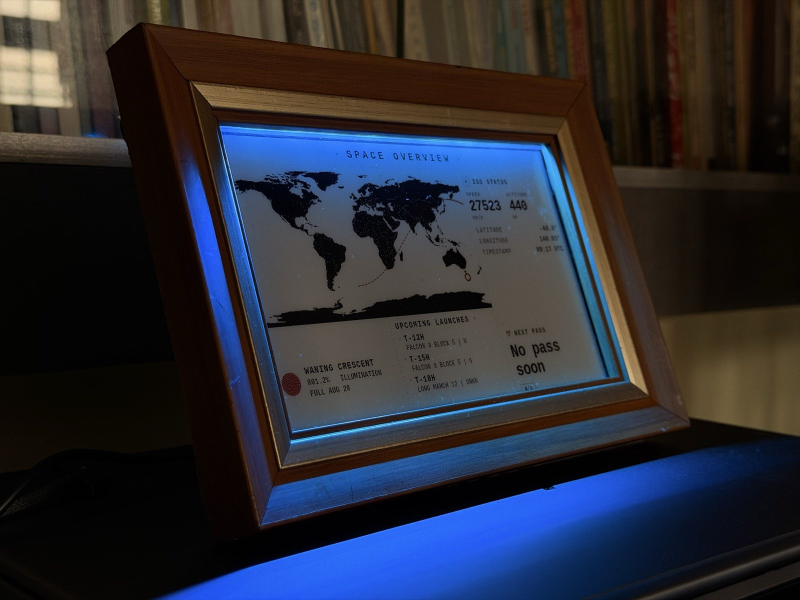
#> input picture images/hero.jpg, 1600 x 1200 px (shown at 1/2 size)
$ python -i zen_logo.py   (imports and definitions only)
#> lines starting #> are read from the running program, lines starting #| are printed output that depends on the picture; after the words box and inside, x2 and y2 are one past the last pixel; in counts of white or black regions, pixels touching at a corner belong together
#> further down, picture is the input picture: PIL image 1600x1200 RGB; mean R, G, B 41.5, 43.3, 53.2
"""
ZenBoard corner mark.

Stamped onto every plugin's output centrally from refresh_task rather than
added to each template: several plugins (ai_image, unsplash, newspaper,
spotify_now_playing) return a PIL image directly and never render HTML, so a
template-level watermark could never cover them.

Artwork
-------
Drop your own file at LOGO_PATH. Anything PIL can open works; transparency is
respected. Optionally add LOGO_PATH_LIGHT for a hand-made version to use on
dark backgrounds - otherwise the light variant is derived automatically by
swapping black and white while leaving red alone.

If neither file exists it falls back to a built-in ensō so the feature still
works out of the box.

Placement
---------
The emptiest of the four corners is chosen per render, and the ink is picked
from that corner's own brightness, so the mark stays visible whether it lands
on blank margin or on top of a photograph.

Everything is snapped to pure black / white / red with a binary alpha. The
panel is tri-colour BWR: soft anti-aliased edges dither into visible noise at
this size, so hard edges look cleaner on the real display.
"""

import logging
import math
import os

from PIL import Image, ImageDraw

logger = logging.getLogger(__name__)

BLACK = (0, 0, 0)
RED = (212, 0, 0)
WHITE = (255, 255, 255)

STATIC_DIR = "/home/zenith/InkyPi/src/static/images"
LOGO_PATH = os.path.join(STATIC_DIR, "zenboard_logo.png")
LOGO_PATH_LIGHT = os.path.join(STATIC_DIR, "zenboard_logo_light.png")

SS = 6                    # supersampling for the fallback mark
_CACHE = {}               # (size, dark_bg, mtime) -> RGBA


# ----------------------------------------------------------------------
# Colour handling
# ----------------------------------------------------------------------

def _snap(img, dark_bg):
    """Pure colours, binary alpha.

    Reddish pixels stay red - it survives on either ground. Everything else
    resolves to a single ink: white on a dark corner, black on a light one.
    Resizing reintroduces greys every time, so this runs after any resize.
    """
    img = img.convert("RGBA")
    px = img.load()
    ink = WHITE if dark_bg else BLACK
    w, h = img.size
    for y in range(h):
        for x in range(w):
            r, g, b, a = px[x, y]
            if a < 110:
                px[x, y] = (0, 0, 0, 0)
            elif r > g + 40 and r > b + 40:
                px[x, y] = RED + (255,)
            else:
                px[x, y] = ink + (255,)
    return img


# [27 lines left out: functions _autocrop, _fit, not called in this run]


# ----------------------------------------------------------------------
# Artwork
# ----------------------------------------------------------------------

def _fallback_enso(size, dark_bg):
    """Built-in mark: an ensō left open, with the accent where the brush
    touched down."""
    s = size * SS
    img = Image.new("RGBA", (s, s), (0, 0, 0, 0))
    d = ImageDraw.Draw(img)
    ink = WHITE if dark_bg else BLACK

    stroke = max(int(s * 0.11), SS)
    pad = stroke // 2 + int(s * 0.06)
    box = (pad, pad, s - pad - 1, s - pad - 1)
    START, END = 288, 243

    d.arc(box, start=START, end=END, fill=ink + (255,), width=stroke)

    cx = cy = s / 2
    r = (box[2] - box[0]) / 2

    def at(a):
        a = math.radians(a)
        return cx + r * math.cos(a), cy + r * math.sin(a)

    rr = stroke / 2
    for ang in (START, END):
        ex, ey = at(ang)
        d.ellipse((ex - rr, ey - rr, ex + rr, ey + rr), fill=ink + (255,))

    gx, gy = at(START)
    dot = stroke * 0.78
    d.ellipse((gx - dot, gy - dot, gx + dot, gy + dot), fill=RED + (255,))

    return _snap(img.resize((size, size), Image.LANCZOS), dark_bg)


def get_logo(size, dark_bg):
    path = LOGO_PATH_LIGHT if (dark_bg and os.path.exists(LOGO_PATH_LIGHT)) else LOGO_PATH
    try:
        mtime = os.path.getmtime(path)
    except OSError:
        path, mtime = None, 0

    key = (size, dark_bg, path, mtime)
    if key in _CACHE:
        return _CACHE[key]

    if path:
        try:
            art = _autocrop(Image.open(path))
            logo = _snap(_fit(art, size), dark_bg)
        except Exception as e:
            logger.warning(f"ZenBoard mark: could not read {path} ({e}), using built-in")
            logo = _fallback_enso(size, dark_bg)
    else:
        logo = _fallback_enso(size, dark_bg)

    _CACHE[key] = logo
    return logo


# ----------------------------------------------------------------------
# Placement
# ----------------------------------------------------------------------

def _is_red_ground(image, box):
    """True when the area under the mark is the red field.

    Needed because the wordmark keeps its red Z and B - red normally reads
    against both black and white, but on a red field those two letters
    disappeared and the mark printed as "en oard.". A red ground is flat, so the
    busyness test that normally triggers the outline scores far too low to catch
    it; the ground has to be identified by hue instead.
    """
    region = image.crop(box).convert("RGB").resize((16, 16), Image.BILINEAR)
    px = list(region.getdata())
    r = sum(p[0] for p in px) / len(px)
    g = sum(p[1] for p in px) / len(px)
    b = sum(p[2] for p in px) / len(px)
    return r > g + 60 and r > b + 60


def _corner_stats(image, box):
    """(busyness, mean brightness) for a region.

    Busyness is the fraction of pixels whose brightness is far from the
    region's own median, so a flat area scores near zero whatever its colour,
    while text or detail scores high.
    """
    region = image.crop(box).convert("L").resize((24, 24), Image.BILINEAR)
    vals = list(region.getdata())
    median = sorted(vals)[len(vals) // 2]
    busy = sum(1 for v in vals if abs(v - median) > 40) / len(vals)
    return busy, sum(vals) / len(vals)


# [23 lines left out: function _with_halo, not called in this run]


def stamp(image, size=40, margin=12, mixed_threshold=0.08, corner="auto"):
    """Composite the mark into a corner. Returns the image.

    corner is "auto" to pick the emptiest, or one of tl/tr/bl/br to pin it.
    Pinning exists because the emptiness score cannot distinguish a small
    heading from a blank margin - on a full-bleed layout the top corners
    measure emptiest precisely *because* their only content is a short line of
    small type, and the mark then lands on it. Where a plugin fills the page
    there is no empty corner to find, only a choice of what to overlap, and
    that is a judgement the score cannot make.
    """
#> called with size = 40, margin = 12, mixed_threshold = 0.08, corner = 'auto'
    try:
        if image.mode != "RGB":
            image = image.convert("RGB")
        w, h = image.size
#> w = 1600; h = 1200
        if w < size * 3 or h < size * 3:
            return image

        pad = size + margin * 2
        boxes = {
            "tl": (0, 0, pad, pad),
            "tr": (w - pad, 0, w, pad),
            "bl": (0, h - pad, pad, h),
            "br": (w - pad, h - pad, w, h),
        }
        scored = {k: _corner_stats(image, b) for k, b in boxes.items()}
#> in _corner_stats, `vals = list(region.getdata())`: vals = 576 values, max 215 at index 34, min 45 at index 387, mean 135.4
#> in _corner_stats, `median = sorted(vals)[len(vals) // 2]`: median = 147
#> in _corner_stats, `busy = sum(1 for v in vals if abs(v - median) > 40) / len(vals)`: busy = 0.833
#> call 2 of _corner_stats, with box = (1536, 0, 1600, 64)
#> in _corner_stats (call 2), `region = image.crop(box).convert("L").resize((24, 24), Image.BILINEAR)`:
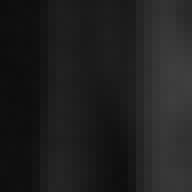
#> region: PIL image 24x24 L (shown 8 times larger); min 13, max 62, mean 31.2
#> in _corner_stats (call 2), `vals = list(region.getdata())`: vals = 576 values, max 62 at index 213, min 13 at index 0, mean 31.18
#> in _corner_stats (call 2), `median = sorted(vals)[len(vals) // 2]`: median = 28
#> in _corner_stats (call 2), `busy = sum(1 for v in vals if abs(v - median) > 40) / len(vals)`: busy = 0
#> call 3 of _corner_stats, with box = (0, 1136, 64, 1200)
#> in _corner_stats (call 3), `region = image.crop(box).convert("L").resize((24, 24), Image.BILINEAR)`:
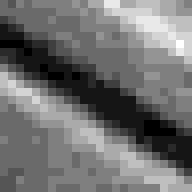
#> region: PIL image 24x24 L (shown 8 times larger); min 0, max 12, mean 5.31; drawn with min black and max white
#> in _corner_stats (call 3), `vals = list(region.getdata())`: vals = 576 values, max 12 at index 142, min 0 at index 120, mean 5.31
#> in _corner_stats (call 3), `median = sorted(vals)[len(vals) // 2]`: median = 5
#> call 4 of _corner_stats, with box = (1536, 1136, 1600, 1200)
#> in _corner_stats (call 4), `region = image.crop(box).convert("L").resize((24, 24), Image.BILINEAR)`:
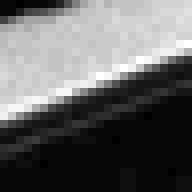
#> region: PIL image 24x24 L (shown 8 times larger); min 0, max 34, mean 13.3; drawn with min black and max white
#> in _corner_stats (call 4), `vals = list(region.getdata())`: vals = 576 values, max 34 at index 143, min 0 at index 2, mean 13.3
#> in _corner_stats (call 4), `median = sorted(vals)[len(vals) // 2]`: median = 6
#> scored = {'tl': (0.833, 135.4), 'tr': (0, 31.18), 'bl': (0, 5.31), 'br': (0, 13.3)}

        # Density alone cannot tell a heading from a blank margin: on a full
        # dashboard the top-left measured *emptiest* and the mark landed on
        # the title. Top corners carry a penalty so they only win when they
        # are dramatically cleaner, and ties fall to the bottom right - the
        # least likely place for a plugin's own heading or branding.
        TOP_PENALTY = 0.06
        order = ["br", "bl", "tr", "tl"]
        if corner in boxes:
            best = corner
        else:
            best = min(order, key=lambda k: (
                round(scored[k][0] + (TOP_PENALTY if k in ("tl", "tr") else 0.0), 3),
                order.index(k)))
#> best = 'br'

        bx = boxes[best]
#> bx = (1536, 1136, 1600, 1200)
        probe = get_logo(size, dark_bg=False)
#> in _fallback_enso, `img = Image.new("RGBA", (s, s), (0, 0, 0, 0))`: img: PIL image 240x240 RGBA; every value is 0
#> in _fallback_enso, `return _snap(img.resize((size, size), Image.LANCZOS), dark_bg)`:
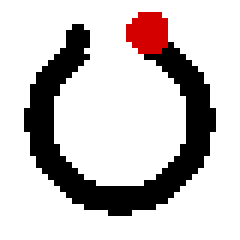
#> returned value: PIL image 40x40 RGBA (shown 6 times larger); mean R, G, B, A 5.4, 0, 0, 58; transparent parts drawn white
        lw, lh = probe.size
#> lw = 40; lh = 40
        x = bx[0] + margin if best in ("tl", "bl") else bx[2] - margin - lw
#> x = 1548
        y = bx[1] + margin if best in ("tl", "tr") else bx[3] - margin - lh
#> y = 1148

        # Judge the ink from the pixels the mark will actually cover, not the
        # whole corner - a bright corner with a dark strip under the logo
        # would otherwise get black on black.
        foot = (int(x), int(y), int(x) + lw, int(y) + lh)
#> foot = (1548, 1148, 1588, 1188)
        foot_busy, foot_mean = _corner_stats(image, foot)
#> in _corner_stats (call 5), `region = image.crop(box).convert("L").resize((24, 24), Image.BILINEAR)`:
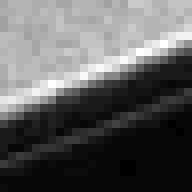
#> region: PIL image 24x24 L (shown 8 times larger); min 0, max 38, mean 14.1; drawn with min black and max white
#> in _corner_stats (call 5), `vals = list(region.getdata())`: vals = 576 values, max 38 at index 140, min 0 at index 381, mean 14.07
#> in _corner_stats (call 5), `median = sorted(vals)[len(vals) // 2]`: median = 8
#> foot_busy = 0; foot_mean = 14.07
        dark_bg = foot_mean < 128
#> dark_bg = True
        red_ground = _is_red_ground(image, foot)
#> in _is_red_ground, `region = image.crop(box).convert("RGB").resize((16, 16), Image.BILINEAR)`:
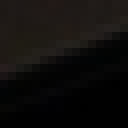
#> region: PIL image 16x16 RGB (shown 8 times larger); mean R, G, B 15.6, 13.7, 12
#> in _is_red_ground, `px = list(region.getdata())`: px = 256 items, first 6: (30, 25, 22), (31, 26, 23), (30, 25, 23), (30, 25, 22), (31, 25, 22), (31, 24, 21)
#> in _is_red_ground, `r = sum(p[0] for p in px) / len(px)`: r = 15.57
#> in _is_red_ground, `g = sum(p[1] for p in px) / len(px)`: g = 13.66
#> in _is_red_ground, `b = sum(p[2] for p in px) / len(px)`: b = 12.03
#> red_ground = False

        logo = get_logo(size, dark_bg=dark_bg)
#> call 2 of _snap, with dark_bg = True
#> in _snap (call 2), `img = img.convert("RGBA")`:
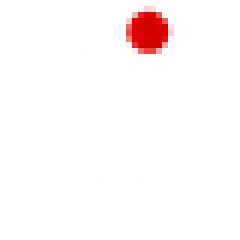
#> img: PIL image 40x40 RGBA (shown 6 times larger); mean R, G, B, A 99.5, 90.3, 90.3, 56.9; transparent parts drawn white
#> in _snap (call 2), `ink = WHITE if dark_bg else BLACK`: ink = (255, 255, 255)
        if foot_busy > mixed_threshold or red_ground:
            # Halo is the opposite of the ink, not the same as it.
            logo = _with_halo(logo, BLACK if dark_bg else WHITE)
            x -= 3
            y -= 3

        image.paste(logo, (int(x), int(y)), logo)
        logger.debug(
            f"ZenBoard mark: corner={best} busy={foot_busy:.3f} mean={foot_mean:.0f} "
            f"ink={'white' if dark_bg else 'black'} red_ground={red_ground} "
            f"halo={foot_busy > mixed_threshold or red_ground}")
        return image
    except Exception as e:
        # A watermark must never be the reason a refresh fails.
        logger.warning(f"ZenBoard mark: skipped ({e})")
        return image

>>> from PIL import Image
>>> picture = Image.open('../../images/hero.jpg')
>>> result = stamp(picture)

$ run again, on images/space.jpg
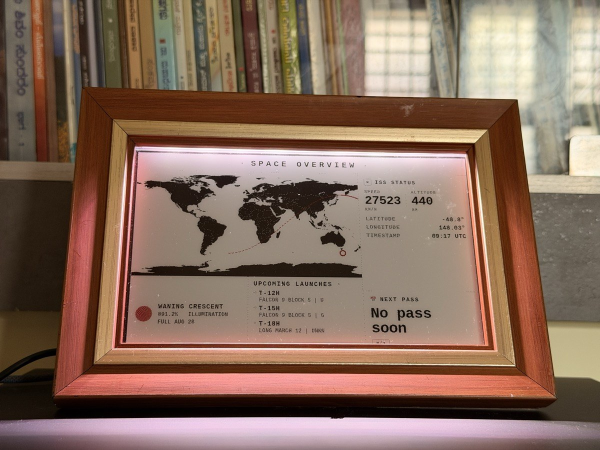
#> input picture images/space.jpg, 1200 x 900 px (shown at 1/2 size)
#> picture is the input picture: PIL image 1200x900 RGB; mean R, G, B 136.4, 109.4, 93.6
#> vals = 576 values, max 120 at index 133, min 37 at index 96, mean 90.88
#> median = 100
#> busy = 0.134
#> scored = {'tl': (0.134, 90.88), 'tr': (0.248, 171.6), 'bl': (0.252, 84.64), 'br': (0.132, 98.52)}
#> best = 'br'
#> bx = (1136, 836, 1200, 900)
#> x = 1148
#> y = 848
#> foot = (1148, 848, 1188, 888)
#> in _corner_stats (call 5), `region = image.crop(box).convert("L").resize((24, 24), Image.BILINEAR)`:
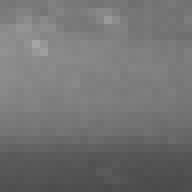
#> region: PIL image 24x24 L (shown 8 times larger); min 75, max 165, mean 114.7
#> vals = 576 values, max 165 at index 124, min 75 at index 565, mean 114.7
#> median = 120
#> busy = 0.0521
#> foot_mean = 114.7
#> dark_bg = True
#> px = 256 items, first 6: (131, 117, 116), (133, 120, 119), (131, 121, 119), (127, 118, 116), (135, 125, 124), (131, 119, 120)
#> r = 126
#> g = 109.6
#> b = 111.5
#> red_ground = False
